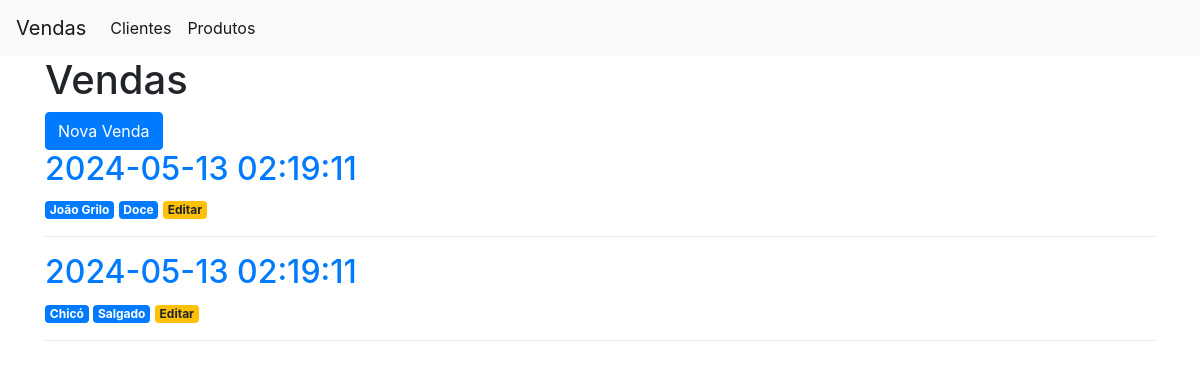
Before: / with the older database file.
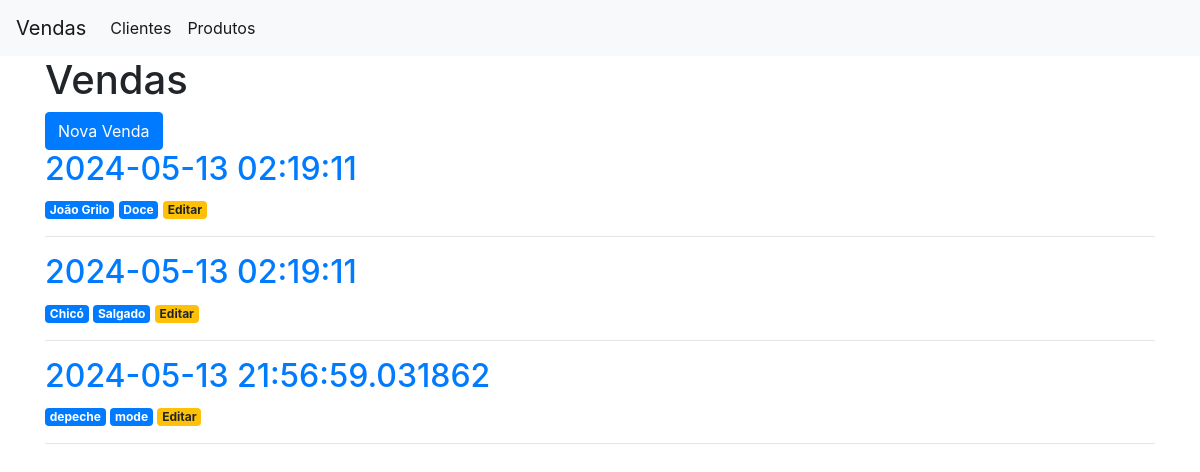
After: the same page with the newer database file.
### app.py (models this page shows)
class Vendas(db.Model):
    id = db.Column(db.Integer, primary_key=True)
    datahora = db.Column(db.DateTime, default=datetime.datetime.now)
    cliente = db.Column(db.String(80), nullable=False)
    produto = db.Column(db.String(30), nullable=False)
    qtde = db.Column(db.Integer, nullable=False)
    pago = db.Column(db.String(10), nullable=False)
    entregue = db.Column(db.String(10), nullable=False)

### app.py (the view)
@app.route('/')
def index():
    vendas = Vendas.query.all()
    return render_template('index.html', vendas = vendas)

### templates/index.html
{% extends 'base.html' %}
{% block content %}
    <h1>{% block title %} Vendas {% endblock %}</h1>
    <a href="{{url_for('nova_venda')}}" class="btn btn-primary">Nova Venda</a>
    {% for venda in vendas %}
        <a href="{{ url_for('venda', venda_id=venda['id']) }}">
            <h2>{{ venda['datahora'] }}</h2>
        </a>
        <span class="badge badge-primary">{{ venda['cliente'] }}</span>
        <span class="badge badge-primary">{{ venda['produto'] }}</span>
        <a href="{{ url_for('edit_venda', venda_id=venda['id']) }}">
            <span class="badge badge-warning">Editar</span>
        </a>
        <hr>
    {% endfor %}
{% endblock %}

Changed rows visible on the page:
added Vendas: datahora "2024-05-13 21:56:59.031862", cliente "depeche", produto "mode"
